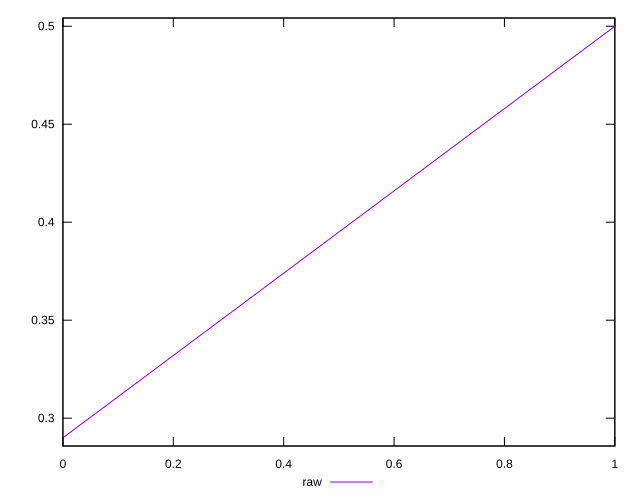

The gnuplot source for this figure:
reset

$raw <<EOF
0 0.29
1 0.5
EOF

set key outside below
set xrange [0:1]
set yrange [0.2858:0.5042]
set trange [0.2858:0.5042]
set terminal svg size 640, 500 enhanced background rgb 'white'
set output "reports/report_00030_2021-02-24T20-42-31.540Z/meta/score/samples/astro/raw/sorted.svg"

plot $raw title "raw" with line

reset
